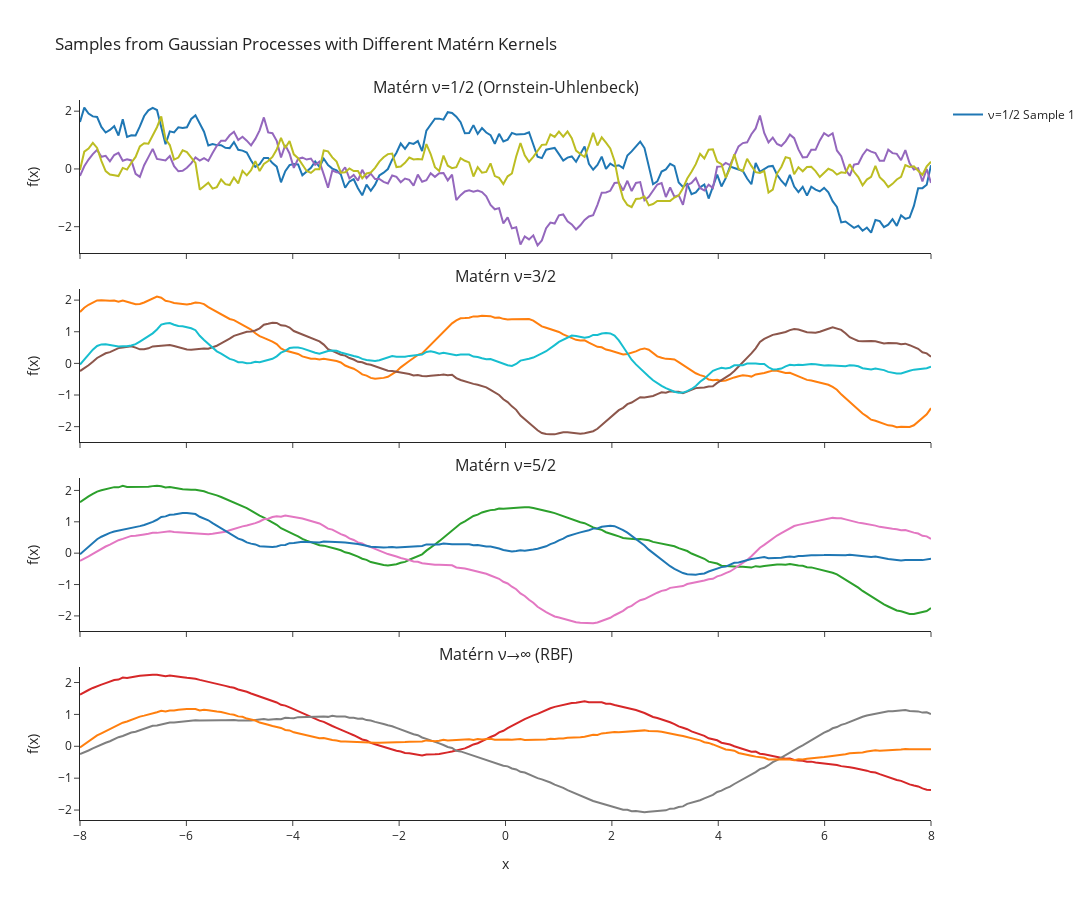

The notebook cell this image was saved under:
### Code cell
import plotly.subplots as sp
import plotly.graph_objs as go

fig = sp.make_subplots(
    rows=4,
    cols=1,
    shared_xaxes=True,
    shared_yaxes=True,
    vertical_spacing=0.05,
    subplot_titles=[
        "Matérn ν=1/2 (Ornstein-Uhlenbeck)",
        "Matérn ν=3/2",
        "Matérn ν=5/2",
        "Matérn ν→∞ (RBF)",
    ],
)

for i in range(num_samples_per_kernel):
    fig.add_trace(
        go.Scatter(
            x=X_test[:, 0],
            y=matern_1_2_samples[i, :],
            mode="lines",
            name=f"ν=1/2 Sample {i + 1}",
            showlegend=(i == 0),
        ),
        row=1,
        col=1,
    )
    fig.add_trace(
        go.Scatter(
            x=X_test[:, 0],
            y=matern_3_2_samples[i, :],
            mode="lines",
            name=f"ν=3/2 Sample {i + 1}",
            showlegend=False,
        ),
        row=2,
        col=1,
    )
    fig.add_trace(
        go.Scatter(
            x=X_test[:, 0],
            y=matern_5_2_samples[i, :],
            mode="lines",
            name=f"ν=5/2 Sample {i + 1}",
            showlegend=False,
        ),
        row=3,
        col=1,
    )
    fig.add_trace(
        go.Scatter(
            x=X_test[:, 0],
            y=rbf_samples[i, :],
            mode="lines",
            name=f"RBF Sample {i + 1}",
            showlegend=False,
        ),
        row=4,
        col=1,
    )

fig.update_xaxes(title_text="x", row=4, col=1)
for r in range(1, 5):
    fig.update_yaxes(title_text="f(x)", row=r, col=1)

fig.update_layout(
    height=900,
    width=1200,
    title_text="Samples from Gaussian Processes with Different Matérn Kernels",
    template="simple_white",
)

fig.show()

### Figure 1 — Plotly figure (JSON) as saved in the notebook; plotly's stock layout.template omitted (floating-point values rounded to 4 significant figures; data arrays with more than 128 entries replaced by an {"elided": "..."} marker saying what was removed)
{"data": [{"mode": "lines", "name": "ν=1/2 Sample 1", "showlegend": true, "type": "scatter", "x": {"elided": "200 float values"}, "xaxis": "x", "y": {"elided": "200 float values"}, "yaxis": "y"}, {"mode": "lines", "name": "ν=3/2 Sample 1", "showlegend": false, "type": "scatter", "x": {"elided": "200 float values"}, "xaxis": "x2", "y": {"elided": "200 float values"}, "yaxis": "y2"}, {"mode": "lines", "name": "ν=5/2 Sample 1", "showlegend": false, "type": "scatter", "x": {"elided": "200 float values"}, "xaxis": "x3", "y": {"elided": "200 float values"}, "yaxis": "y3"}, {"mode": "lines", "name": "RBF Sample 1", "showlegend": false, "type": "scatter", "x": {"elided": "200 float values"}, "xaxis": "x4", "y": {"elided": "200 float values"}, "yaxis": "y4"}, {"mode": "lines", "name": "ν=1/2 Sample 2", "showlegend": false, "type": "scatter", "x": {"elided": "200 float values"}, "xaxis": "x", "y": {"elided": "200 float values"}, "yaxis": "y"}, {"mode": "lines", "name": "ν=3/2 Sample 2", "showlegend": false, "type": "scatter", "x": {"elided": "200 float values"}, "xaxis": "x2", "y": {"elided": "200 float values"}, "yaxis": "y2"}, {"mode": "lines", "name": "ν=5/2 Sample 2", "showlegend": false, "type": "scatter", "x": {"elided": "200 float values"}, "xaxis": "x3", "y": {"elided": "200 float values"}, "yaxis": "y3"}, {"mode": "lines", "name": "RBF Sample 2", "showlegend": false, "type": "scatter", "x": {"elided": "200 float values"}, "xaxis": "x4", "y": {"elided": "200 float values"}, "yaxis": "y4"}, {"mode": "lines", "name": "ν=1/2 Sample 3", "showlegend": false, "type": "scatter", "x": {"elided": "200 float values"}, "xaxis": "x", "y": {"elided": "200 float values"}, "yaxis": "y"}, {"mode": "lines", "name": "ν=3/2 Sample 3", "showlegend": false, "type": "scatter", "x": {"elided": "200 float values"}, "xaxis": "x2", "y": {"elided": "200 float values"}, "yaxis": "y2"}, {"mode": "lines", "name": "ν=5/2 Sample 3", "showlegend": false, "type": "scatter", "x": {"elided": "200 float values"}, "xaxis": "x3", "y": {"elided": "200 float values"}, "yaxis": "y3"}, {"mode": "lines", "name": "RBF Sample 3", "showlegend": false, "type": "scatter", "x": {"elided": "200 float values"}, "xaxis": "x4", "y": {"elided": "200 float values"}, "yaxis": "y4"}], "layout": {"annotations": [{"font": {"size": 16}, "showarrow": false, "text": "Matérn ν=1/2 (Ornstein-Uhlenbeck)", "x": 0.5, "xanchor": "center", "xref": "paper", "y": 1, "yanchor": "bottom", "yref": "paper"}, {"font": {"size": 16}, "showarrow": false, "text": "Matérn ν=3/2", "x": 0.5, "xanchor": "center", "xref": "paper", "y": 0.7375, "yanchor": "bottom", "yref": "paper"}, {"font": {"size": 16}, "showarrow": false, "text": "Matérn ν=5/2", "x": 0.5, "xanchor": "center", "xref": "paper", "y": 0.475, "yanchor": "bottom", "yref": "paper"}, {"font": {"size": 16}, "showarrow": false, "text": "Matérn ν→∞ (RBF)", "x": 0.5, "xanchor": "center", "xref": "paper", "y": 0.2125, "yanchor": "bottom", "yref": "paper"}], "height": 900, "title": {"text": "Samples from Gaussian Processes with Different Matérn Kernels"}, "width": 1200, "xaxis": {"anchor": "y", "domain": [0, 1], "matches": "x4", "showticklabels": false}, "xaxis2": {"anchor": "y2", "domain": [0, 1], "matches": "x4", "showticklabels": false}, "xaxis3": {"anchor": "y3", "domain": [0, 1], "matches": "x4", "showticklabels": false}, "xaxis4": {"anchor": "y4", "domain": [0, 1], "title": {"text": "x"}}, "yaxis": {"anchor": "x", "domain": [0.7875, 1], "title": {"text": "f(x)"}}, "yaxis2": {"anchor": "x2", "domain": [0.525, 0.7375], "title": {"text": "f(x)"}}, "yaxis3": {"anchor": "x3", "domain": [0.2625, 0.475], "title": {"text": "f(x)"}}, "yaxis4": {"anchor": "x4", "domain": [0, 0.2125], "title": {"text": "f(x)"}}}}
